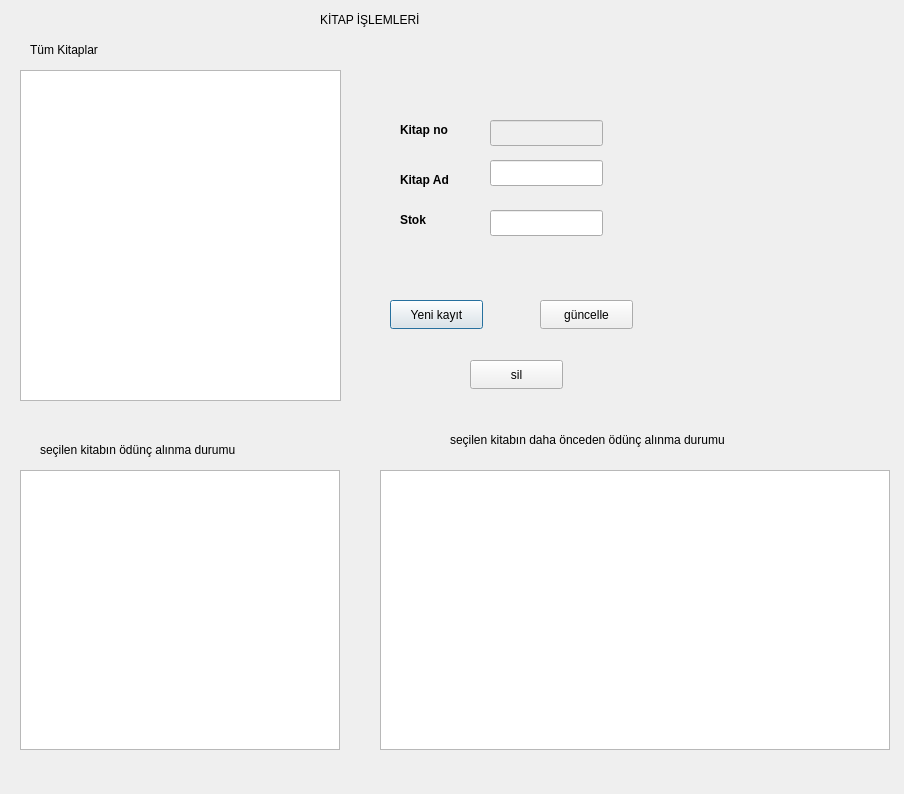
<?xml version="1.0" encoding="UTF-8"?>
<ui version="4.0">
 <class>kitaplar</class>
 <widget class="QDialog" name="kitaplar">
  <property name="geometry">
   <rect>
    <x>0</x>
    <y>0</y>
    <width>904</width>
    <height>794</height>
   </rect>
  </property>
  <property name="windowTitle">
   <string>Dialog</string>
  </property>
  <widget class="QTableView" name="tableView_kitaplar">
   <property name="geometry">
    <rect>
     <x>20</x>
     <y>70</y>
     <width>321</width>
     <height>331</height>
    </rect>
   </property>
  </widget>
  <widget class="QTableView" name="tableView_oduncAlinma">
   <property name="geometry">
    <rect>
     <x>20</x>
     <y>470</y>
     <width>320</width>
     <height>280</height>
    </rect>
   </property>
  </widget>
  <widget class="QTableView" name="tableView_oncedenOdunAlinma">
   <property name="geometry">
    <rect>
     <x>380</x>
     <y>470</y>
     <width>510</width>
     <height>280</height>
    </rect>
   </property>
  </widget>
  <widget class="QLineEdit" name="lineEdit_kitapNo">
   <property name="enabled">
    <bool>false</bool>
   </property>
   <property name="geometry">
    <rect>
     <x>490</x>
     <y>120</y>
     <width>113</width>
     <height>26</height>
    </rect>
   </property>
  </widget>
  <widget class="QLineEdit" name="lineEdit_kitapAd">
   <property name="geometry">
    <rect>
     <x>490</x>
     <y>160</y>
     <width>113</width>
     <height>26</height>
    </rect>
   </property>
  </widget>
  <widget class="QLineEdit" name="lineEdit_stok">
   <property name="geometry">
    <rect>
     <x>490</x>
     <y>210</y>
     <width>113</width>
     <height>26</height>
    </rect>
   </property>
  </widget>
  <widget class="QPushButton" name="byn_yeni_kayit">
   <property name="geometry">
    <rect>
     <x>390</x>
     <y>300</y>
     <width>93</width>
     <height>29</height>
    </rect>
   </property>
   <property name="text">
    <string>Yeni kayıt</string>
   </property>
  </widget>
  <widget class="QPushButton" name="btn_guncelle">
   <property name="geometry">
    <rect>
     <x>540</x>
     <y>300</y>
     <width>93</width>
     <height>29</height>
    </rect>
   </property>
   <property name="text">
    <string>güncelle</string>
   </property>
  </widget>
  <widget class="QPushButton" name="btn_sil">
   <property name="geometry">
    <rect>
     <x>470</x>
     <y>360</y>
     <width>93</width>
     <height>29</height>
    </rect>
   </property>
   <property name="text">
    <string>sil</string>
   </property>
  </widget>
  <widget class="QLabel" name="label">
   <property name="geometry">
    <rect>
     <x>30</x>
     <y>40</y>
     <width>91</width>
     <height>20</height>
    </rect>
   </property>
   <property name="text">
    <string>Tüm Kitaplar</string>
   </property>
  </widget>
  <widget class="QLabel" name="label_2">
   <property name="geometry">
    <rect>
     <x>320</x>
     <y>10</y>
     <width>121</width>
     <height>20</height>
    </rect>
   </property>
   <property name="text">
    <string>KİTAP İŞLEMLERİ</string>
   </property>
  </widget>
  <widget class="QLabel" name="label_3">
   <property name="geometry">
    <rect>
     <x>400</x>
     <y>120</y>
     <width>63</width>
     <height>20</height>
    </rect>
   </property>
   <property name="font">
    <font>
     <bold>true</bold>
    </font>
   </property>
   <property name="text">
    <string>Kitap no</string>
   </property>
  </widget>
  <widget class="QLabel" name="label_4">
   <property name="geometry">
    <rect>
     <x>400</x>
     <y>170</y>
     <width>63</width>
     <height>20</height>
    </rect>
   </property>
   <property name="font">
    <font>
     <bold>true</bold>
    </font>
   </property>
   <property name="text">
    <string>Kitap Ad</string>
   </property>
  </widget>
  <widget class="QLabel" name="label_5">
   <property name="geometry">
    <rect>
     <x>400</x>
     <y>210</y>
     <width>63</width>
     <height>20</height>
    </rect>
   </property>
   <property name="font">
    <font>
     <bold>true</bold>
    </font>
   </property>
   <property name="text">
    <string>Stok</string>
   </property>
  </widget>
  <widget class="QLabel" name="label_6">
   <property name="geometry">
    <rect>
     <x>40</x>
     <y>440</y>
     <width>251</width>
     <height>20</height>
    </rect>
   </property>
   <property name="text">
    <string>seçilen kitabın ödünç alınma durumu</string>
   </property>
  </widget>
  <widget class="QLabel" name="label_7">
   <property name="geometry">
    <rect>
     <x>450</x>
     <y>430</y>
     <width>351</width>
     <height>20</height>
    </rect>
   </property>
   <property name="text">
    <string>seçilen kitabın daha önceden ödünç alınma durumu</string>
   </property>
  </widget>
 </widget>
 <resources/>
 <connections/>
</ui>
